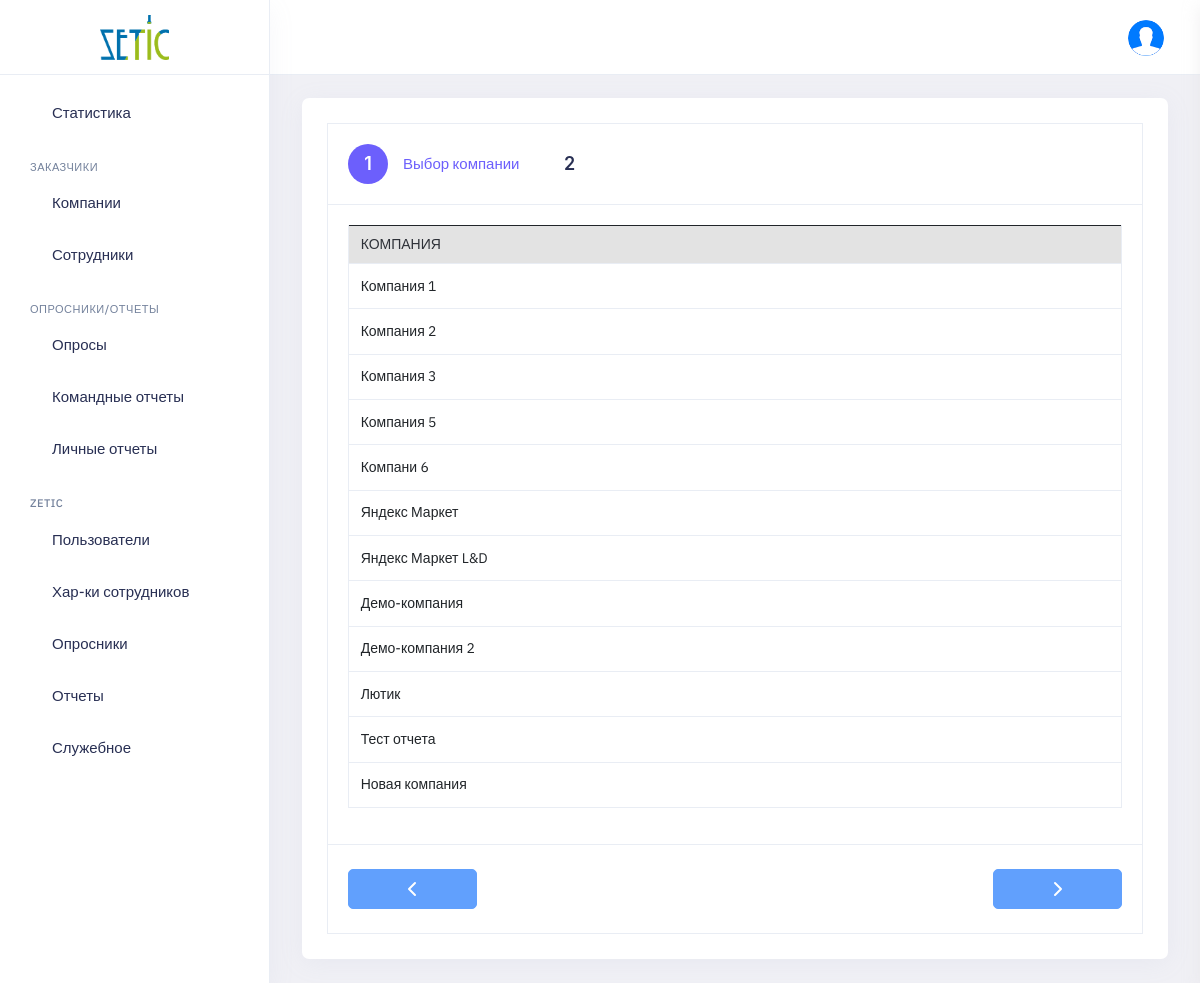
Before: /panel/studies_list (signed in) with the older database file.
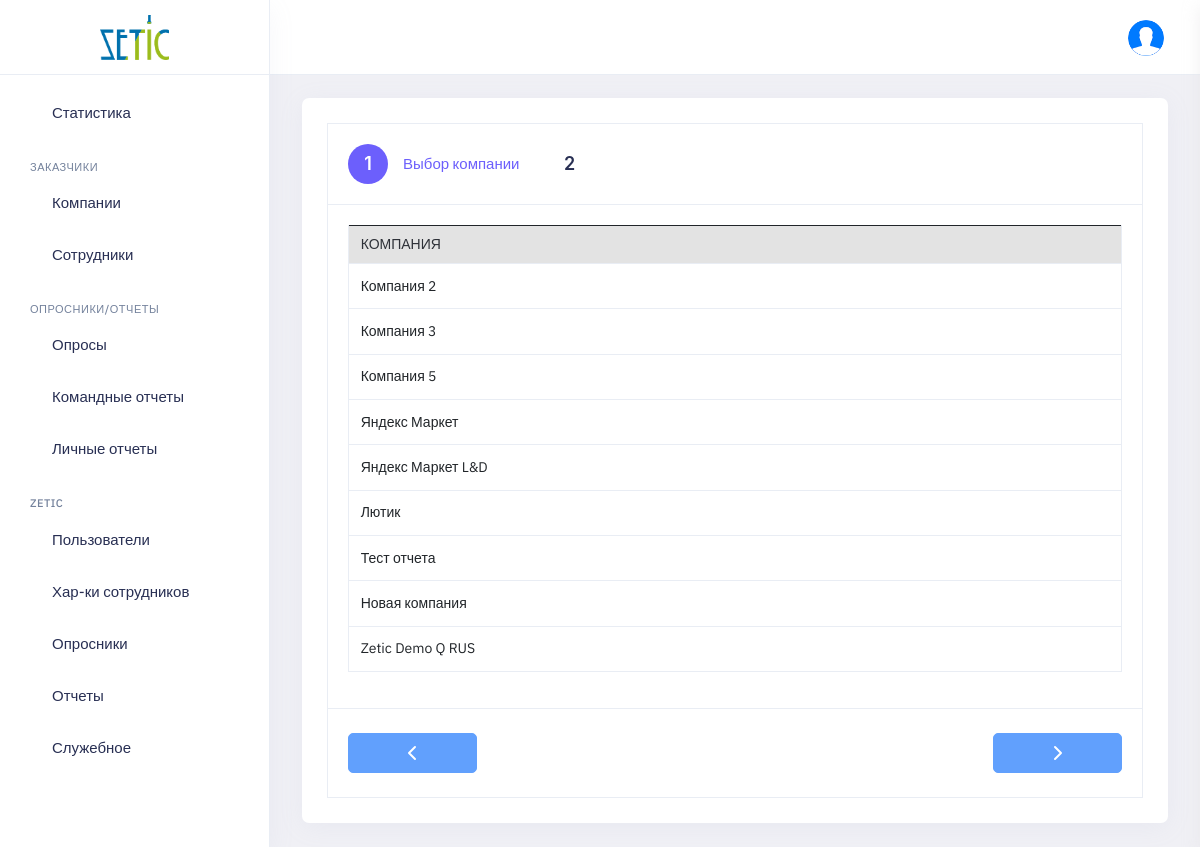
After: the same page with the newer database file.
### pdf/models.py (models this page shows)
class Company(models.Model):
    created_at = models.DateTimeField(auto_now_add=True, null=True, blank=True)
    created_by = models.ForeignKey(User, default=None, null=True, on_delete=models.PROTECT)
    name = models.CharField(max_length=150, blank=False, null=False)
    version = models.IntegerField(null=True, default=0)
    active = models.BooleanField(default=True, null=False)
    email = models.CharField(max_length=100, blank=True, null=True, default=None)
    public_code = models.CharField(max_length=10, blank=False, null=False, default='')
    def __str__(self):
        return self.name
    class Meta:
        verbose_name_plural = 'Компании'
        verbose_name = 'Компания'

### panel/study.py (the view)
# urls.py: path('studies_list', study.studies_list, name='studies_list'),
@login_required(redirect_field_name=None, login_url='/login/')
def studies_list(request):
    context = info_common(request)
    if context == 'logout':
        return render(request, 'login.html', {'error': 'Ваша учетная запись деактивирована'})
    else:
        cur_user_role_name = UserProfile.objects.get(user=request.user).role.name
        if cur_user_role_name == 'Менеджер':
            companies = Company.objects.filter(created_by=request.user)
        if cur_user_role_name == 'Админ заказчика':
            company = Employee.objects.get(user=request.user).company
            companies = Company.objects.filter(id=company.id)
        if cur_user_role_name == 'Админ' or cur_user_role_name == 'Суперадмин':
            companies = Company.objects.all()
        context.update({
            'companies': companies,
            'employee_positions': EmployeePosition.objects.all(),
            'employee_roles': EmployeeRole.objects.all(),
            'industries': Industry.objects.all()
        })
        return render(request, 'panel_studies_list.html', context)

### panel/views.py (called while the page is built)
@login_required(redirect_field_name=None, login_url='/login/')
def info_common(request):
    userprofile = UserProfile.objects.get(user=request.user)
    context = {
        'cur_userprofile': userprofile
    }
    if userprofile.role.name == 'Админ заказчика':
        employee = Employee.objects.get(user=request.user)
        if not employee.company_admin_active:
            logout(request)
            return 'logout'
        else:
            return context
    else:
        return context

### panel/templates/panel_studies_list.html (shortened to what the changed rows need)
{% extends 'panel_base.html' %}
{% load static %}
{% block links %}
<link id="style" href="{% static 'panel/plugins/yearpicker/css/yearpicker.css' %}" rel="stylesheet" />
    <link rel="stylesheet" href="http://code.jquery.com/ui/1.9.1/themes/base/jquery-ui.css" />
{% endblock %}
    {% block content %}
        <div class="main-container container-fluid" id="main-container">
            <div class="page-header">
                <h1 class="page-title">Опросники</h1>
            </div>
            <div class="row">
                <div class="col-lg-12 col-md-12 col-sm-12 col-xl-12">
                    <div class="row ">
                            <div class="col-md-12">
                                <div class="card">
                                    <div class="card-body">
                                        <div id="wizard1" role="application" class="wizard clearfix">
                                            <div class="content clearfix">
                                                <section id="wizard1-p-0" role="tabpanel" aria-labelledby="wizard1-h-0" class="body current" aria-hidden="false">
                                                    <div class="table-responsive">
                                                        <table class="table table-bordered text-nowrap border-bottom list-table" id="responsive-datatable">
                                                            <thead>
                                                                <tr>
                                                                    <th class="wd-15p border-bottom-0 table-header">Компания</th>
                                                                </tr>
                                                            </thead>
                                                            <tbody>
                                                                {% for company in companies %}
                                                                <tr class="table-row cursor-pointer" id="company_id_{{ company.id }}">
                                                                    <td>{{ company }}</td>
                                                                </tr>
                                                                {% endfor %}
                                                            </tbody>
                                                        </table>
                                                    </div>
                                                </section>
                                            </div>
                                    </div>
                                </div>
                            </div>
                        </div>
                    </div>
                </div>
            </div>
        </div>
    {% endblock %}

Changed rows visible on the page:
removed Company: name "Компания 1"
removed Company: name "Компани 6"
removed Company: name "Демо-компания"
removed Company: name "Демо-компания 2"
added Company: name "Zetic Demo Q RUS"
